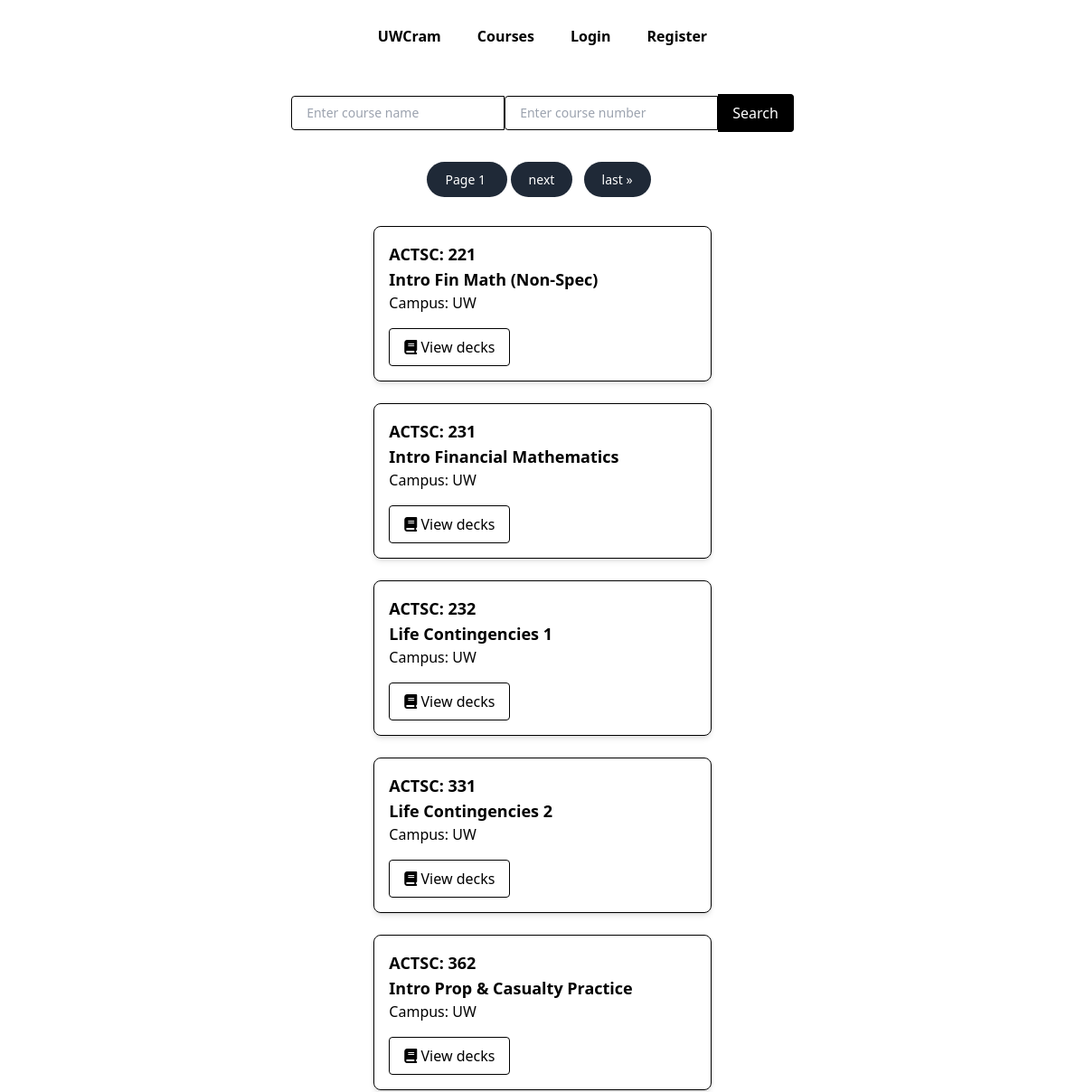
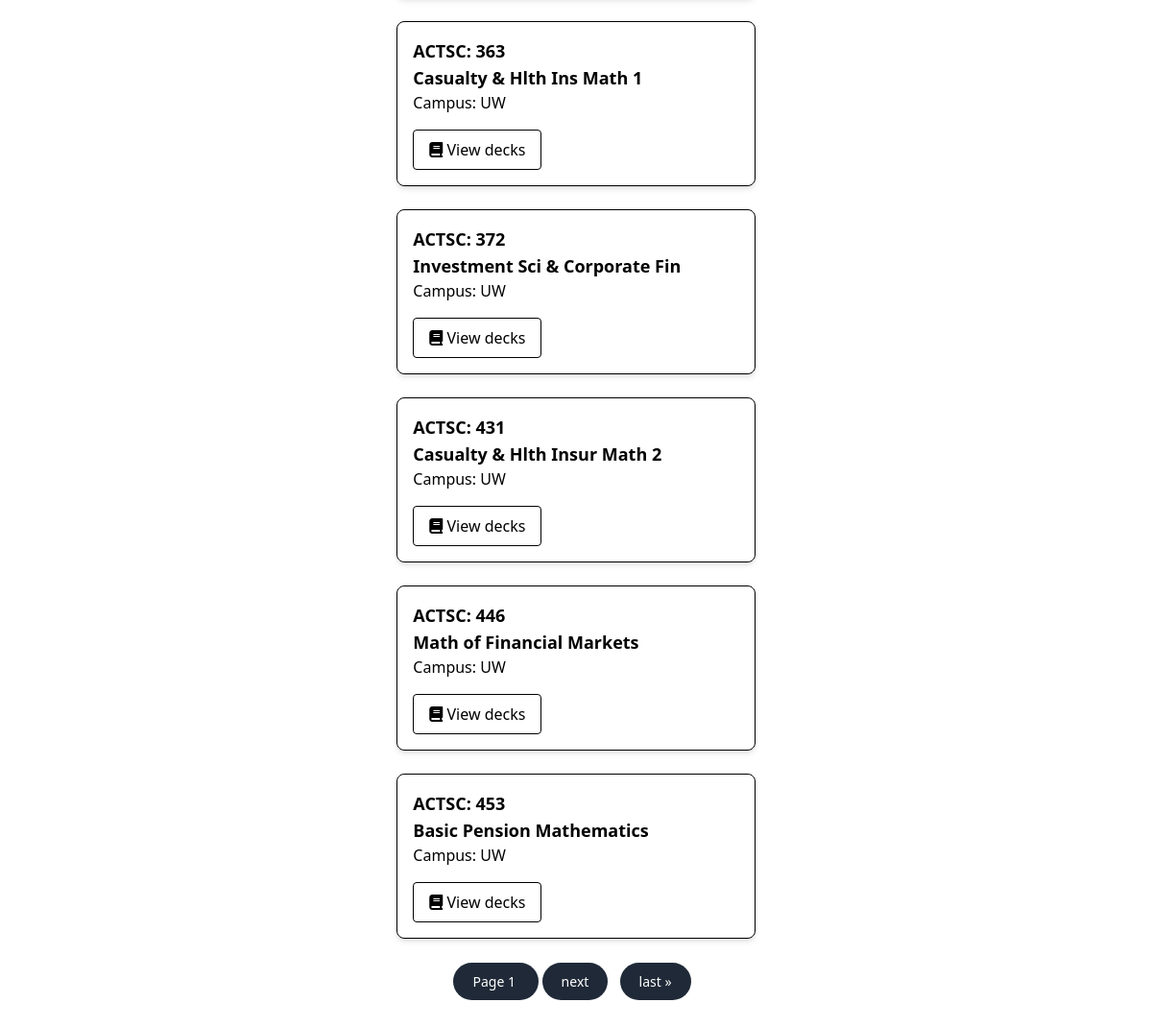
Screenshot of /courses with the database file from the repository (2 pictures, top to bottom).
### webapp/models.py (models this page shows)
class Course(models.Model):
    subject = models.TextField()
    catalog_number = models.TextField()
    title = models.TextField()
    topic = models.TextField()
    campus = models.TextField()

### webapp/views.py (the view, shortened to what this page needs)
# urls.py: path("courses",views.courses,name="courses"),
def courses(request):
    all_courses = Course.objects.all()
    paginator = Paginator(all_courses, 10)
    page_number = request.GET.get("page")
    page_obj = paginator.get_page(page_number)
    return render(request, 'webapp/courses.html', {
        "page_obj": page_obj
    })

### webapp/templates/webapp/courses.html (shortened to what this page needs)
{% extends 'webapp/layout.html' %}
{% block body %}
<form action="{% url 'courses' %}" method="POST" class="py-6">
    <div class="flex items-center justify-center">
        <input
        type="text"
        name="subject"
        placeholder="Enter course name"
        class="border border-black rounded-l px-4 py-2 text-black text-sm outline-none focus:ring-1 focus:ring-black"
        />
        <input
        type="text"
        name="catalog_number"
        placeholder="Enter course number"
        class="border border-black rounded-l px-4 py-2 text-black text-sm outline-none focus:ring-1 focus:ring-black"
        />
        <button
        type="submit"
        class="border border-black border-l-0 bg-black text-white rounded-r px-4 py-2 hover:bg-gray-800"
        >
        Search
        </button>
    </div>
</form>
<div class="pagination justify-center items-center text-center mt-4 mb-10">
    <span class="step-links">
        <span class="current mr-1 text-white bg-gray-800 hover:bg-gray-900 focus:outline-none focus:ring-4 focus:ring-gray-300 font-medium rounded-full text-sm px-5 py-2.5 me-2 mb-2 dark:bg-gray-800 dark:hover:bg-gray-700 dark:focus:ring-gray-700 dark:border-gray-700">
            Page {{ page_obj.number }}
        </span>
        {% if page_obj.has_next %}
            <a href="?page={{ page_obj.next_page_number }}" class="text-white bg-gray-800 hover:bg-gray-900 focus:outline-none focus:ring-4 focus:ring-gray-300 font-medium rounded-full text-sm px-5 py-2.5 me-2 mb-2 dark:bg-gray-800 dark:hover:bg-gray-700 dark:focus:ring-gray-700 dark:border-gray-700">next</a>
            <a href="?page={{ page_obj.paginator.num_pages }}" class="text-white bg-gray-800 hover:bg-gray-900 focus:outline-none focus:ring-4 focus:ring-gray-300 font-medium rounded-full text-sm px-5 py-2.5 me-2 mb-2 dark:bg-gray-800 dark:hover:bg-gray-700 dark:focus:ring-gray-700 dark:border-gray-700">last &raquo;</a>
        {% endif %}
    </span>
</div>
<div class="grid grid-cols-3 gap-6 px-4 mt-10">
    <div></div>
    <div class="col-span-1">
    <div class="grid grid-cols-1 gap-6 justify-center items-center">
        {% for course in page_obj %}
        <div class="shadow-md border border-black rounded-lg p-4">
            <h2 class="text-lg font-bold">{{ course.subject }}: {{ course.catalog_number }}</h2>
            <h2 class="text-lg font-bold">{{ course.title }}</h2>
            <p> Campus: {{ course.campus }} </p>
            <a
                href="{% url 'deck-course' course.id %}"
                class="mt-4 inline-block border border-black text-black py-2 px-4 rounded hover:bg-black hover:text-white"
                >
                <i class="fa fa-book" aria-hidden="true"></i> View decks
            </a>
        </div>
        {% endfor %}
    </div>
    </div>
    <div></div>
</div>
<div class="pagination justify-center items-center text-center mt-8 mb-10">
    <span class="step-links">
        <span class="current mr-1 text-white bg-gray-800 hover:bg-gray-900 focus:outline-none focus:ring-4 focus:ring-gray-300 font-medium rounded-full text-sm px-5 py-2.5 me-2 mb-2 dark:bg-gray-800 dark:hover:bg-gray-700 dark:focus:ring-gray-700 dark:border-gray-700">
            Page {{ page_obj.number }}
        </span>
        {% if page_obj.has_next %}
            <a href="?page={{ page_obj.next_page_number }}" class="text-white bg-gray-800 hover:bg-gray-900 focus:outline-none focus:ring-4 focus:ring-gray-300 font-medium rounded-full text-sm px-5 py-2.5 me-2 mb-2 dark:bg-gray-800 dark:hover:bg-gray-700 dark:focus:ring-gray-700 dark:border-gray-700">next</a>
            <a href="?page={{ page_obj.paginator.num_pages }}" class="text-white bg-gray-800 hover:bg-gray-900 focus:outline-none focus:ring-4 focus:ring-gray-300 font-medium rounded-full text-sm px-5 py-2.5 me-2 mb-2 dark:bg-gray-800 dark:hover:bg-gray-700 dark:focus:ring-gray-700 dark:border-gray-700">last &raquo;</a>
        {% endif %}
    </span>
</div>
{% endblock %}

### webapp/templates/webapp/layout.html (shortened to what this page needs)
{% load static %}
<!DOCTYPE html>
<html lang="en">
<head>
    <script src="https://cdn.tailwindcss.com"></script>
    <link rel="stylesheet" href="https://cdnjs.cloudflare.com/ajax/libs/font-awesome/6.7.1/css/all.min.css">
</head>
<body>
    <div class="container mx-auto px-5 py-5 font-bold">
        <div class="flex flex-col items-center">
            <div class="ul flex flex-wrap justify-center text-center w-full">
                <a href="{% url 'index' %}">
                    <li class="list-none inline-block px-5 py-2 text-lg sm:text-base">UWCram</li>
                </a>
                <a href="{% url 'courses' %}">
                    <li class="list-none inline-block px-5 py-2 text-lg sm:text-base">Courses</li>
                </a>
                {% if user.is_authenticated %}
                <a href="{% url 'decks' %}">
                    <li class="list-none inline-block px-5 py-2 text-lg sm:text-base">Decks</li>
                </a>
                <a href="{% url 'logout' %}">
                    <li class="list-none inline-block px-5 py-2 text-lg sm:text-base">Logout</li>
                </a>
                {% else %}
                <a href="{% url 'login' %}">
                    <li class="list-none inline-block px-5 py-2 text-lg sm:text-base">Login</li>
                </a>
                <a href="{% url 'register' %}">
                    <li class="list-none inline-block px-5 py-2 text-lg sm:text-base">Register</li>
                </a>
                {% endif %}
            </div>
        </div>
    </div>
{% block body %}
{% endblock %}
</body>
</html>

### rows the page displays
Course: subject "ACTSC", catalog_number "221", title "Intro Fin Math (Non-Spec)", campus "UW"
Course: subject "ACTSC", catalog_number "231", title "Intro Financial Mathematics", campus "UW"
Course: subject "ACTSC", catalog_number "232", title "Life Contingencies 1", campus "UW"
Course: subject "ACTSC", catalog_number "331", title "Life Contingencies 2", campus "UW"
Course: subject "ACTSC", catalog_number "362", title "Intro Prop & Casualty Practice", campus "UW"
Course: subject "ACTSC", catalog_number "363", title "Casualty & Hlth Ins Math 1", campus "UW"
Course: subject "ACTSC", catalog_number "372", title "Investment Sci & Corporate Fin", campus "UW"
Course: subject "ACTSC", catalog_number "431", title "Casualty & Hlth Insur Math 2", campus "UW"
Course: subject "ACTSC", catalog_number "446", title "Math of Financial Markets", campus "UW"
Course: subject "ACTSC", catalog_number "453", title "Basic Pension Mathematics", campus "UW"

### other values shown
{{ page_obj.number }} "1"
